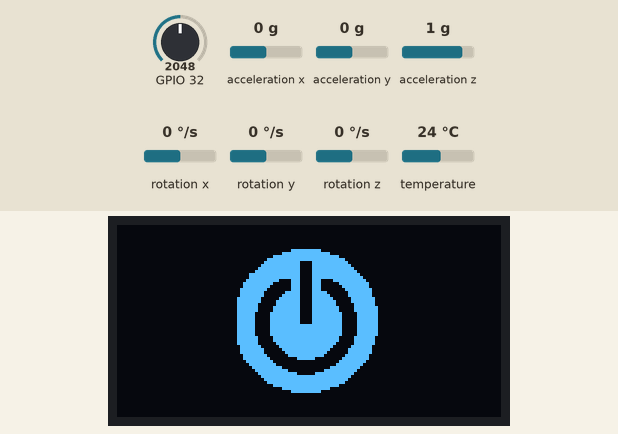
Simulated run of this sketch. Board: ESP32. Parts: 128×64 one-colour display. The test bench sets the inputs (shaded band); at power-on: GPIO 32 = 2048, acceleration x 0 g, acceleration y 0 g, acceleration z 1 g, rotation x 0 °/s, rotation y 0 °/s, rotation z 0 °/s, temperature 24 °C.

Above: at 0.1 s.

The sketch:

ssd1315_1306.ino
```cpp
#include <Arduino.h>
#include <U8g2lib.h>
#include <Adafruit_MPU6050.h>
#include <Adafruit_Sensor.h>
#include <Wire.h>


Adafruit_MPU6050 mpu;

U8G2_SSD1306_128X64_NONAME_F_HW_I2C u8g2(U8G2_R0, /* clock=*/ SCL, /* data=*/ SDA, /* reset=*/ U8X8_PIN_NONE);  // High speed I2C

// U8G2_SSD1306_128X64_NONAME_F_SW_I2C u8g2(U8G2_R0, /* clock=*/ SCL, /* data=*/ SDA, /* reset=*/ U8X8_PIN_NONE);    //Low spped I2C

unsigned char rev(unsigned char a){
  return(((a&0b00000001)<<7)|((a&0b00000010)<<5)|((a&0b00000100)<<3)|((a&0b00001000)<<1)|((a&0b00010000)>>1)|((a&0b00100000)>>3)|((a&0b01000000)>>5)|((a&0b10000000)>>7));
}

unsigned char logo [] PROGMEM = {
0x00,0x00,0x3F,0xF0,0x00,0x00,
0x00,0x01,0xFF,0xFE,0x00,0x00,
0x00,0x0F,0xFF,0xFF,0xC0,0x00,
0x00,0x3F,0xFF,0xFF,0xF0,0x00,
0x00,0x7F,0xF8,0x7F,0xF8,0x00,
0x00,0xFF,0xF8,0x7F,0xFC,0x00,
0x01,0xFF,0xF8,0x7F,0xFE,0x00,
0x03,0xFF,0xF8,0x7F,0xFF,0x00,
0x0F,0xFF,0xF8,0x7F,0xFF,0x80,
0x0F,0xFF,0xF8,0x7F,0xFF,0xC0,
0x1F,0xFC,0x38,0x70,0xFF,0xE0,
0x3F,0xF0,0x38,0x70,0x3F,0xF0,
0x3F,0xE0,0x38,0x70,0x1F,0xF0,
0x7F,0xC0,0x38,0x70,0x0F,0xF8,
0x7F,0x80,0xF8,0x7C,0x07,0xF8,
0x7F,0x81,0xF8,0x7E,0x07,0xF8,
0xFF,0x03,0xF8,0x7F,0x03,0xFC,
0xFF,0x07,0xF8,0x7F,0x83,0xFC,
0xFE,0x07,0xF8,0x7F,0x81,0xFC,
0xFE,0x0F,0xF8,0x7F,0xC1,0xFE,
0xFE,0x0F,0xF8,0x7F,0xC1,0xFE,
0xFC,0x1F,0xF8,0x7F,0xE0,0xFE,
0xFC,0x1F,0xF8,0x7F,0xE0,0xFE,
0xFC,0x1F,0xF8,0x7F,0xE0,0xFE,
0xFC,0x1F,0xF8,0x7F,0xE0,0xFE,
0xFC,0x1F,0xFF,0xFF,0xE0,0xFE,
0xFC,0x1F,0xFF,0xFF,0xE0,0xFE,
0xFC,0x1F,0xFF,0xFF,0xE0,0xFE,
0xFC,0x1F,0xFF,0xFF,0xE0,0xFE,
0xFE,0x0F,0xFF,0xFF,0xC1,0xFC,
0xFE,0x0F,0xFF,0xFF,0xC1,0xFC,
0xFE,0x07,0xFF,0xFF,0x81,0xFC,
0x7F,0x03,0xFF,0xFF,0x03,0xF8,
0x7F,0x81,0xFF,0xFE,0x07,0xF8,
0x7F,0x80,0xFF,0xFC,0x07,0xF8,
0x3F,0xC0,0x7F,0xF8,0x0F,0xF0,
0x3F,0xE0,0x0F,0xC0,0x1F,0xF0,
0x1F,0xF0,0x00,0x00,0x3F,0xE0,
0x0F,0xF8,0x00,0x00,0x7F,0xC0,
0x07,0xFE,0x00,0x01,0xFF,0x80,
0x03,0xFF,0x80,0x07,0xFF,0x00,
0x01,0xFF,0xF0,0x3F,0xFE,0x00,
0x00,0xFF,0xFF,0xFF,0xFC,0x00,
0x00,0x7F,0xFF,0xFF,0xF8,0x00,
0x00,0x3F,0xFF,0xFF,0xF0,0x00,
0x00,0x0F,0xFF,0xFF,0xC0,0x00,
0x00,0x01,0xFF,0xFE,0x00,0x00,
0x00,0x00,0x3F,0xF0,0x00,0x00
};
unsigned char logo2 [1024] PROGMEM;
int i=0;

char buffer[6];

void setup(void) {
  u8g2.begin();
  mpu.begin();
  mpu.setAccelerometerRange(MPU6050_RANGE_16_G);
  mpu.setGyroRange(MPU6050_RANGE_250_DEG);
  mpu.setFilterBandwidth(MPU6050_BAND_21_HZ);
  int i=0;
  for(i=0;i<sizeof(logo);i++)
  {
    logo2[i] = rev(logo[i]);
  }
  u8g2.clearBuffer();
  u8g2.setDrawColor(1);
  u8g2.setBitmapMode(0);
  u8g2.drawXBM(40 ,8 , 48, 48,  logo2);
  u8g2.sendBuffer();
  delay(1000);

}

void loop(void) {
  u8g2.clearBuffer();
  u8g2.setFont(u8g2_font_ncenB10_tr);
  sensors_event_t a, g, temp;
  mpu.getEvent(&a, &g, &temp);
  if(analogRead(32)>3000)
  {
    while(analogRead(32)>3000){
      delay(10);
    }
    i++;
  }
  else if(analogRead(32)<1000)
  {
    while(analogRead(32)<1000){
      delay(50);
    }
    i--;
  }

  //dtostrf(f, 4 /*total length*/, 2 /*precision*/, buffer);
  //u8g2.print(buffer);
  u8g2.setCursor(10,45);
  u8g2.print(i);
  u8g2.sendBuffer();
  delay(100);
}
```
